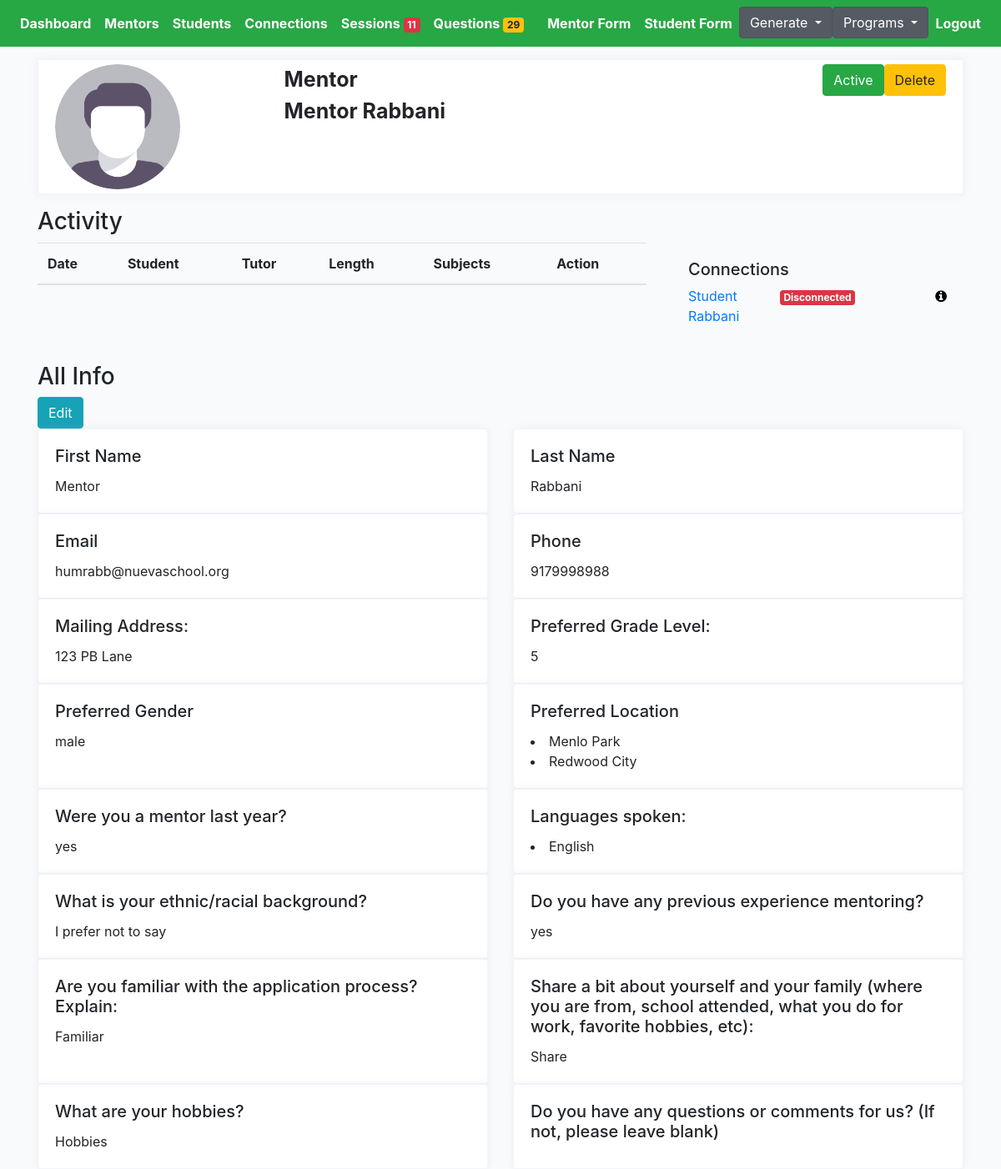
The page /choice/mentor-rabbani/mentor-profile-detail (signed in) on the database its author committed.
### cprofiles/models.py (models this page shows, shortened)
class Mentor(models.Model):
    avatar = models.ImageField(default='avatar.png', upload_to='avatars/')
    first_name = models.CharField(max_length=200, blank=True)
    last_name = models.CharField(max_length=200, blank=True)
    email = models.EmailField(max_length=200, blank=True)
    phone = models.CharField(max_length=200, blank=True)
    address = models.CharField(max_length=200, blank=True)
    prefer_grade = models.CharField(max_length=200, choices=MENTOR_GRADE_CHOICES)
    prefer_gender = models.CharField(max_length=200, choices=GENDER_CHOICES)
    prefer_location = models.ManyToManyField(Preferlocation, blank=True, related_name='prefer_location')
    mentor_last_year = models.CharField(null=True, blank=True, max_length=200, choices=YES_NO)
    language = models.ManyToManyField(Mentorlanguage, blank=True, related_name='mentor_language')
    experience = models.CharField(null=True, blank=True, max_length=200, choices=YES_NO)
    familiar = models.TextField(null=True, blank=True, max_length=1000)
    share = models.TextField(null=True, blank=True, max_length=1000)
    hobby = models.TextField(null=True, blank=True, max_length=1000)
    question = models.TextField(null=True, blank=True, max_length=1000)
    friends = models.ManyToManyField(Student, blank=True, related_name='mentors')
    updated = models.DateTimeField(auto_now=True)
    created = models.DateTimeField(auto_now_add=True)
    slug = models.SlugField(unique=True, blank=True)
    flag = models.BooleanField(default=False)
    ethnic = models.CharField(null=True, blank=True, max_length=200, choices=ETHNIC_CHOICES)
    status = models.CharField(null=True, blank=True, max_length=200, choices=PROFILE_STATUS, default='active')
    def get_languages(self):
        return self.language.all()
    def get_locations(self):
        return self.prefer_location.all()
    def get_mentor_connections(self):
        return self.mentor.filter()
    __initial_first_name = None
    __initial_last_name = None
    def __init__(self, *args, **kwargs):
        super().__init__(*args, **kwargs)
        self.__initial_first_name = self.first_name
        self.__initial_last_name = self.last_name

class Connection(models.Model):
    student = models.ForeignKey(Student, on_delete=models.CASCADE, related_name='student')
    mentor = models.ForeignKey(Mentor, on_delete=models.CASCADE, related_name='mentor')
    status = models.CharField(max_length=200, choices=STATUS_CHOICES)
    updated = models.DateTimeField(auto_now=True)
    created = models.DateTimeField(auto_now_add=True)
    flag = models.BooleanField(default=False)
    progress = models.CharField(max_length=200, blank=True, null=True, choices=PROGRESS_CHOICES)
    note = models.TextField(null=True, blank=True, max_length=1000)
    def get_absolute_url(self):
        return reverse("cprofiles:connection-profile-detail", kwargs={"pk": self.pk})

class Student(models.Model):
    avatar = models.ImageField(default='avatar.png', upload_to='avatars/')
    first_name = models.CharField(max_length=200, blank=True)
    last_name = models.CharField(max_length=200, blank=True)
    email = models.EmailField(max_length=200, blank=True)
    gender = models.CharField(max_length=200, choices=GENDER_CHOICES)
    grade = models.CharField(max_length=200, choices=GRADE_CHOICES)
    school = models.CharField(max_length=200, blank=True)
    language_preference = models.CharField(null=True, blank=True, max_length=200, choices=STUDENT_PREFER_LANGUAGE_CHOICES)
    parent1_first_name = models.CharField(max_length=200, blank=True)
    parent1_last_name = models.CharField(max_length=200, blank=True)
    parent1_phone = models.CharField(max_length=200, blank=True)
    parent1_email = models.EmailField(max_length=200, blank=True)
    academic_advisor = models.CharField(max_length=200, blank=True)
    academic_advisor_email = models.EmailField(max_length=200, blank=True)
    activity = models.TextField(null=True, blank=True, max_length=1000)
    ind_scl = models.TextField(null=True, blank=True, max_length=1000)
    dont_know = models.TextField(null=True, blank=True, max_length=1000)
    proud = models.TextField(null=True, blank=True, max_length=1000)
    learn = models.TextField(null=True, blank=True, max_length=1000)
    happy = models.TextField(null=True, blank=True, max_length=1000)
    hobby = models.TextField(null=True, blank=True, max_length=1000)
    int_ind_school = models.TextField(null=True, blank=True, max_length=1000)
    look_ind_school = models.TextField(null=True, blank=True, max_length=1000)
    strength = models.TextField(null=True, blank=True, max_length=1000)
    obstacle = models.TextField(null=True, blank=True, max_length=1000)
    child_strength = models.ManyToManyField(Childstrength, blank=True, related_name='child_strength')
    social_strength = models.ManyToManyField(Socialstrength, blank=True, related_name='social_strength')
    interview_language = models.CharField(null=True, blank=True, max_length=200, choices=LANGUAGE_CHOICES)
    question = models.TextField(null=True, blank=True, max_length=1000)
    updated = models.DateTimeField(auto_now=True)
    created = models.DateTimeField(auto_now_add=True)
    slug = models.SlugField(unique=True, blank=True)
    flag = models.BooleanField(default=False)
    note = models.TextField(null=True, blank=True, max_length=1000)
    question1 = models.CharField(null=True, blank=True, max_length=200, choices=QUESTION_CHOICES)
    answer1 = models.TextField(null=True, blank=True, max_length=1000)
    question2 = models.CharField(null=True, blank=True, max_length=200, choices=QUESTION_CHOICES)
    answer2 = models.TextField(null=True, blank=True, max_length=1000)
    status = models.CharField(null=True, blank=True, max_length=200, choices=PROFILE_STATUS, default='active')
    def get_absolute_url(self):
        return reverse("cprofiles:student-profiles-detail", kwargs={"slug": self.slug})
    __initial_first_name = None
    __initial_last_name = None
    def __init__(self, *args, **kwargs):
        super().__init__(*args, **kwargs)
        self.__initial_first_name = self.first_name
        self.__initial_last_name = self.last_name

class Preferlocation(models.Model):
    name = models.CharField(max_length=200, blank=True)
    def __str__(self):
        return self.name

class Mentorlanguage(models.Model):
    name = models.CharField(max_length=200, blank=True)
    def __str__(self):
        return self.name

### cprofiles/views.py (the view)
# urls.py: path('<slug>/mentor-profile-detail', MentorDetailView.as_view(), name='mentor-profiles-detail'),
@method_decorator(login_required, name='dispatch')
@method_decorator(allowed_users(allowed_roles=['choice', 'admin']), name='dispatch')
class MentorDetailView(DetailView):
    model = Mentor
    template_name = 'choice/mentor-detail.html'
    def get_object(self):
        slug = self.kwargs.get('slug')
        mentor = Mentor.objects.get(slug=slug)
        return mentor
    def get_context_data(self, **kwargs):
        context = super().get_context_data(**kwargs)
        slug = self.kwargs.get('slug')
        mentor = Mentor.objects.get(slug=slug)
        sessions = Session.objects.filter(submit_status=True).filter(connection__mentor=mentor)
        sessions_ = []
        for item in sessions:
            sessions_.append(item)
        context["sessions"] = sessions_
        return context

### templates/choice/mentor-detail.html (shortened to what this page needs)
{% extends 'cbase.html' %}
{% load static %}
{% block stylesheet %}{% static '/css/profile.css' %}{% endblock %}
{% block content %}
<div class="profile-page tx-13">
    <div class="row">
        <div class="col-12 grid-margin">
            <div class="profile-header">
                <div class="header-links">
                    <div class="container header">
                        <div class="row">
                            <div class="col-3 name-btn">
                                <img class="profile-pic" src="{{mentor.avatar.url}}" alt="profile">
                            </div>
                            <div class="col-3">
                                <div style="font-size:25px; font-weight:bold" class="profile-name">
                                    Mentor</div>
                                <div style="font-size:25px; font-weight:bold" class="profile-name">
                                    {{mentor.first_name}}
                                    {{mentor.last_name}}</div>
                            </div>
                           <div class="col-3">
                            </div>
                            <div class="col-3">
                                <a href="{% url 'cprofiles:mentor-profile-delete' mentor.id %}"><button type="submit" class="btn btn-warning pull-right">Delete</button></a>
                                <form action="{% url 'cprofiles:change-status-mentor' %}" method="POST" class='status-form' id='{{mentor.id}}'>
                                        <div class='status-button'>
                                        {% if mentor.status == 'active' %}
                                        <button type="submit" class="btn btn-success pull-right">Active</button>
                                        {% else %}
                                        <button type="submit" class="btn btn-danger pull-right">Deactivated</button>
                                        {% endif %}
                                        </div>
                                </form>
                            </div>
                        </div>
                    </div>
                </div>
            </div>
        </div>
    </div>
</div>
<h3>Activity</h3>
<div class="row">
    <div class="col-8 table-responsive-lg">
        <table class="table">
            <thead>
                <tr>
                    <th scope="col">Date</th>
                    <th scope="col">Student</th>
                    <th scope="col">Tutor</th>
                    <th scope="col">Length</th>
                    <th scope="col">Subjects</th>
                    <th scope="col">Action</th>
                </tr>
            </thead>
        </table>
    </div>
    <div class="col-4">
        <div class="card-body">
            <h5>Connections</h5>
            {% for connection in mentor.get_mentor_connections %}
            <div class="row">
                <div class="col"><a href="{{connection.student.get_absolute_url}}">{{connection.student.first_name}}
                        {{connection.student.last_name}}</a></div>
                {% if connection.status == 'connected' %}
                <div class="col"><span class="badge badge-success">Connected</div>
                {% elif connection.status == 'disconnected' %}
                <div class="col"><span class="badge badge-danger">Disconnected</div>
                {% elif connection.status == 'inactive' %}
                <div class="col"><span class="badge badge-warning">Inactive</div>
                {% endif %}
                <div class="col" style="text-align: right;"><a href="{{connection.get_absolute_url}}"><i
                            class="fa fa-info-circle" style="color:black"></i></a></div>
            </div>
            {% endfor %}
        </div>
    </div>
</div>
<h3>All Info</h3>
<a href="{% url 'cprofiles:mentor-update-profile' mentor.slug %}"><button type="submit"
        class="btn btn-info">Edit</button></a>
<div class="row">
    <div class="col-sm-6">
        <div class="card h-100">
            <div class="card-body">
                <h5 class="card-title">First Name</h5>
                <p class="card-text">{{mentor.first_name}}</p>
            </div>
        </div>
    </div>
    <div class="col-sm-6">
        <div class="card h-100">
            <div class="card-body">
                <h5 class="card-title">Last Name</h5>
                <p class="card-text">{{mentor.last_name}}</p>
            </div>
        </div>
    </div>
</div>
<div class="row">
    <div class="col-sm-6">
        <div class="card h-100">
            <div class="card-body">
                <h5 class="card-title">Email</h5>
                <p class="card-text">{{mentor.email}}</p>
            </div>
        </div>
    </div>
    <div class="col-sm-6">
        <div class="card h-100">
            <div class="card-body">
                <h5 class="card-title">Phone</h5>
                <p class="card-text">{{mentor.phone}}</p>
            </div>
        </div>
    </div>
</div>
<div class="row">
    <div class="col-sm-6">
        <div class="card h-100">
            <div class="card-body">
                <h5 class="card-title">Mailing Address:</h5>
                <p class="card-text">{{mentor.address}}</p>
            </div>
        </div>
    </div>
    <div class="col-sm-6">
        <div class="card h-100">
            <div class="card-body">
                <h5 class="card-title">Preferred Grade Level:</h5>
                <p class="card-text">{{mentor.prefer_grade}}</p>
            </div>
        </div>
    </div>
</div>
<div class="row">
    <div class="col-sm-6">
        <div class="card h-100">
            <div class="card-body">
                <h5 class="card-title">Preferred Gender</h5>
                <p class="card-text">{{mentor.prefer_gender}}</p>
            </div>
        </div>
    </div>
    <div class="col-sm-6">
        <div class="card h-100">
            <div class="card-body">
                <h5 class="card-title">Preferred Location</h5>
                {% for location in mentor.get_locations %}
                <li>{{location}}</li>
                {% endfor %}
            </div>
        </div>
    </div>
</div>
<div class="row">
    <div class="col-sm-6">
        <div class="card h-100">
            <div class="card-body">
                <h5 class="card-title">Were you a mentor last year?</h5>
                <p class="card-text">{{mentor.mentor_last_year}}</p>
            </div>
        </div>
    </div>
    <div class="col-sm-6">
        <div class="card h-100">
            <div class="card-body">
                <h5 class="card-title">Languages spoken:</h5>
                {% for language in mentor.get_languages %}
                <li>{{language}}</li>
                {% endfor %}
            </div>
        </div>
    </div>
</div>
<div class="row">
    <div class="col-sm-6">
        <div class="card h-100">
            <div class="card-body">
                <h5 class="card-title">What is your ethnic/racial background?</h5>
                <p class="card-text">{{mentor.ethnic}}</p>
            </div>
        </div>
    </div>
    <div class="col-sm-6">
        <div class="card h-100">
            <div class="card-body">
                <h5 class="card-title">Do you have any previous experience mentoring?</h5>
                <p class="card-text">{{mentor.experience}}</p>
            </div>
        </div>
    </div>
</div>
<div class="row">
    <div class="col-sm-6">
        <div class="card h-100">
            <div class="card-body">
                <h5 class="card-title">Are you familiar with the application process? Explain:</h5>
                <p class="card-text">{{mentor.familiar}}</p>
            </div>
        </div>
    </div>
    <div class="col-sm-6">
        <div class="card h-100">
            <div class="card-body">
                <h5 class="card-title">Share a bit about yourself and your family (where you are from, school attended, what you do for work, favorite hobbies, etc):</h5>
                <p class="card-text">{{mentor.share}}</p>
            </div>
        </div>
    </div>
</div>
<div class="row">
    <div class="col-sm-6">
        <div class="card h-100">
            <div class="card-body">
                <h5 class="card-title">What are your hobbies?</h5>
                <p class="card-text">{{mentor.hobby}}</p>
            </div>
        </div>
    </div>
    <div class="col-sm-6">
        <div class="card h-100">
            <div class="card-body">
                <h5 class="card-title">Do you have any questions or comments for us? (If not, please leave blank)</h5>
            </div>
        </div>
    </div>
</div>
{% endblock content %}

### rows shown on the page
Mentor: avatar (placeholder picture), first_name "Mentor", last_name "Rabbani", email "humrabb@nuevaschool.org", phone "9179998988", address "123 PB Lane", prefer_grade "5", prefer_gender "male", mentor_last_year "yes", ethnic "I prefer not to say", experience "yes", familiar "Familiar", share "Share", hobby "Hobbies"
Connection: student.first_name "Student", student.last_name "Rabbani", status "Disconnected"
Preferlocation: name "Menlo Park"
Preferlocation: name "Redwood City"
Mentorlanguage: name "English"

### other values the page prints
{{ choice_session_flag_num }} "11"
{{ choice_unanswered_question_num }} "29"
